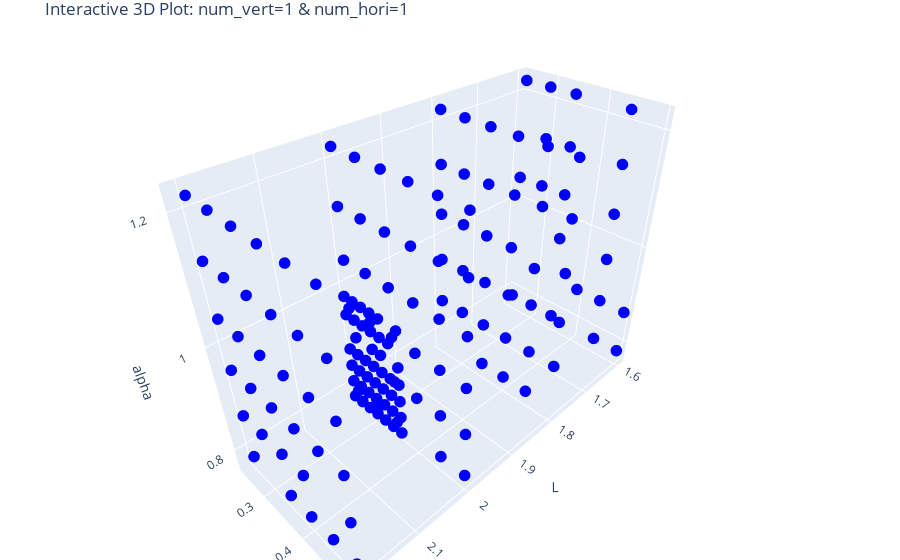

Here is the notebook cell this chart was saved with:
### Code cell
import pandas as pd
import plotly.graph_objs as go

df_training = pd.read_excel('train.xlsx')

filtered_df = df_training[(df_training['num_vert'] == 3) & (df_training['num_hori'] == 3)]

L_vals = filtered_df['L']
w_vals = filtered_df['w']
alpha_vals = filtered_df['alpha']

fig = go.Figure(data=[go.Scatter3d(
    x=L_vals,
    y=w_vals,
    z=alpha_vals,
    mode='markers',
    marker=dict(size=4, color='blue'),
)])

fig.update_layout(
    scene=dict(
        xaxis_title='L',
        yaxis_title='w',
        zaxis_title='alpha',
    ),
    title='Interactive 3D Plot: num_vert=1 & num_hori=1',
    margin=dict(l=0, r=0, b=0, t=30)
)

fig.show()

### Figure 1 — Plotly figure (JSON) as saved in the notebook; plotly's stock layout.template omitted (floating-point values rounded to 4 significant figures; data arrays with more than 128 entries replaced by an {"elided": "..."} marker saying what was removed)
{"data": [{"marker": {"color": "blue", "size": 4}, "mode": "markers", "type": "scatter3d", "x": {"elided": "164 float values"}, "y": {"elided": "164 float values"}, "z": {"elided": "164 float values"}}], "layout": {"margin": {"b": 0, "l": 0, "r": 0, "t": 30}, "scene": {"xaxis": {"title": {"text": "L"}}, "yaxis": {"title": {"text": "w"}}, "zaxis": {"title": {"text": "alpha"}}}, "title": {"text": "Interactive 3D Plot: num_vert=1 & num_hori=1"}}}
